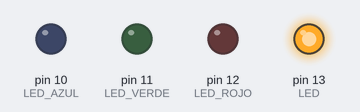
Bench run of a sketch on a simulated Arduino Uno, built with avr-gcc and run on an emulated ATmega328P. Parts: output pins drawn as LEDs (lit = HIGH).

Above: at 0.02 s.
At 0.77 s:
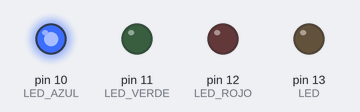
At 1.47 s:
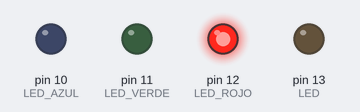
At 2.92 s:
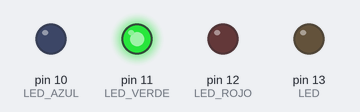
Timing chart, 0 to 3.2 s (numbered marks = the images above):
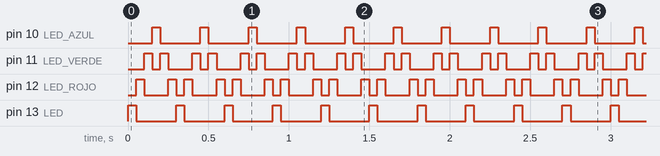

The sketch:

Tema_2_BT_5.ino
```cpp
#define LED 13                  // Constante que asigna a
                                // LED el numero 13
#define LED_ROJO 12             // Constante que asigna a
                                // LED_ROJO el numero 12
#define LED_VERDE 11            // Constante que asigna a
                                // LED_VERDE el numero 11
#define LED_AZUL 10             // Constante que asigna a
                                // LED_AZUL el numero 10

void setup(){
  pinMode(LED, OUTPUT);          // Establece el pin 13 como SALIDA
  pinMode(LED_ROJO, OUTPUT);     // Establece el pin 12 como SALIDA
  pinMode(LED_VERDE, OUTPUT);    // Establece el pin 11 como SALIDA
  pinMode(LED_AZUL, OUTPUT);     // Establece el pin 10 como SALIDA
}

void loop(){
  digitalWrite(LED_ROJO, LOW);   // Desactiva el LED ROJO
  digitalWrite(LED, HIGH);       // Activa el LED
  delay(50);                     // Espera 50 milisegundos
  digitalWrite(LED, LOW);        // Desactiva el LED
  digitalWrite(LED_ROJO, HIGH);  // Activa el LED ROJO
  delay(50);                     // Espera 50 milisegundos
  digitalWrite(LED_ROJO, LOW);   // Desactiva el LED ROJO
  digitalWrite(LED_VERDE, HIGH); // Activa el LED VERDE
  delay(50);                     // Espera 50 milisegundos
  digitalWrite(LED_VERDE, LOW);  // Desactiva el LED VERDE
  digitalWrite(LED_AZUL, HIGH);  // Activa el LED AZUL
  delay(50);                     // Espera 50 milisegundos
  digitalWrite(LED_AZUL, LOW);   // Desactiva el LED AZUL
  digitalWrite(LED_VERDE, HIGH); // Activa el LED VERDE
  delay(50);                     // Espera 50 milisegundos
  digitalWrite(LED_VERDE, LOW);  // Desactiva el LED VERDE
  digitalWrite(LED_ROJO, HIGH);  // Activa el LED ROJO
  delay(50);                     // Espera 50 milisegundos
}
```

Measured:
- by itself, pin 10 (LED_AZUL), pin 13 (LED): alternates HIGH for 0.05 s and LOW for 0.25 s
- by itself, pin 11 (LED_VERDE): repeats every 0.30 s: LOW 0.05 s, HIGH 0.05 s, LOW 0.15 s, HIGH 0.05 s
- by itself, pin 12 (LED_ROJO): repeats every 0.30 s: LOW 0.15 s, HIGH 0.05 s, LOW 0.05 s, HIGH 0.05 s
